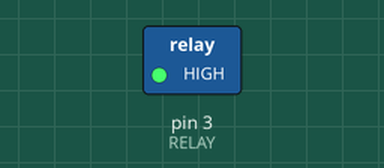
Recording of a sketch running on a simulated Arduino Uno, built with avr-gcc and run on an emulated ATmega328P. Parts: switched loads named in the sketch (green lamp = pin HIGH).

Above: at 1.5 s.
At 4.5 s:
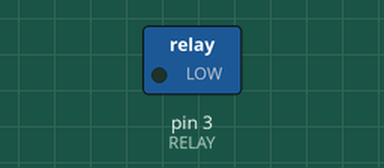
Timing chart, 0 to 7.8 s (numbered marks = the images above):
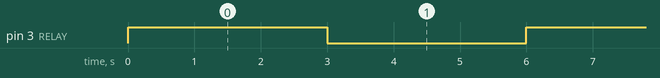

Measured:
- by itself, pin 3 (RELAY): alternates HIGH for 3.0 s and LOW for 3.0 s

The sketch:

blink_lamp.ino
```cpp
#define RELAY 3

void setup() {
  pinMode(RELAY, OUTPUT);
}

void loop() {
  digitalWrite(RELAY, HIGH);
  delay(3000);
  digitalWrite(RELAY, LOW);
  delay(3000);
}
```
